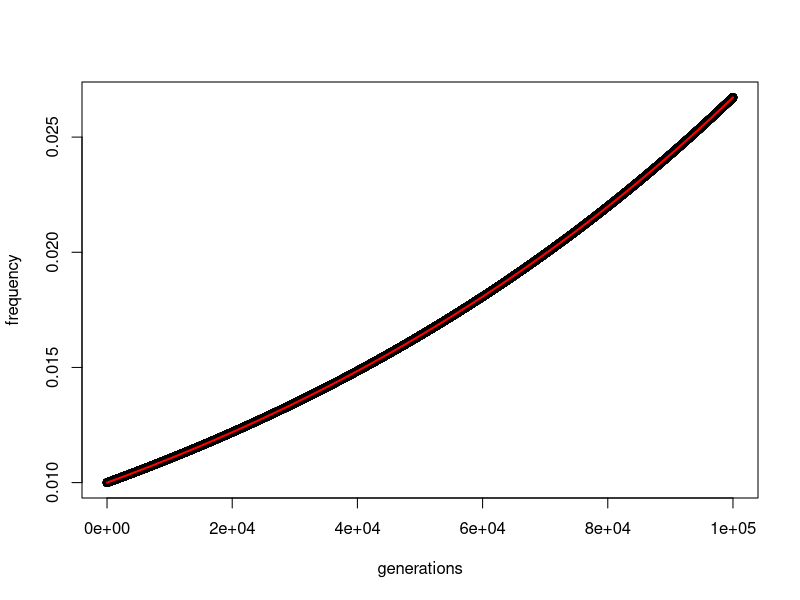
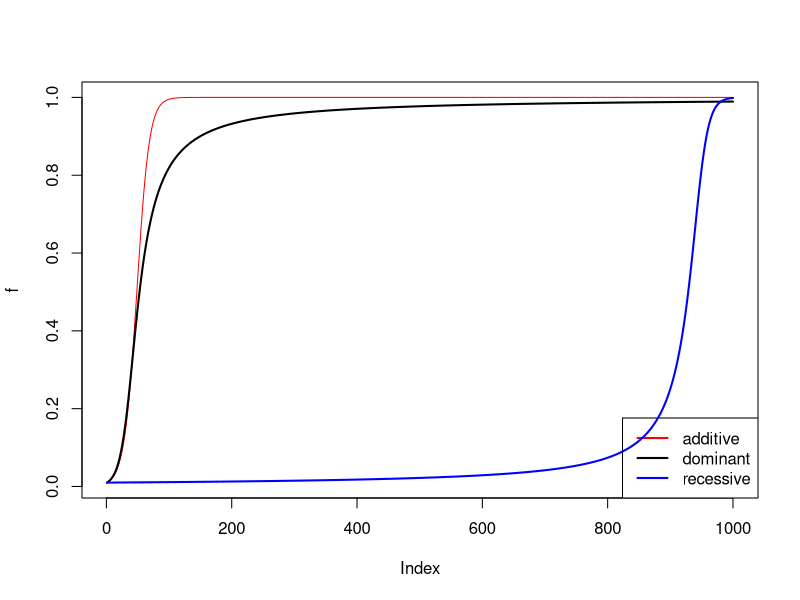
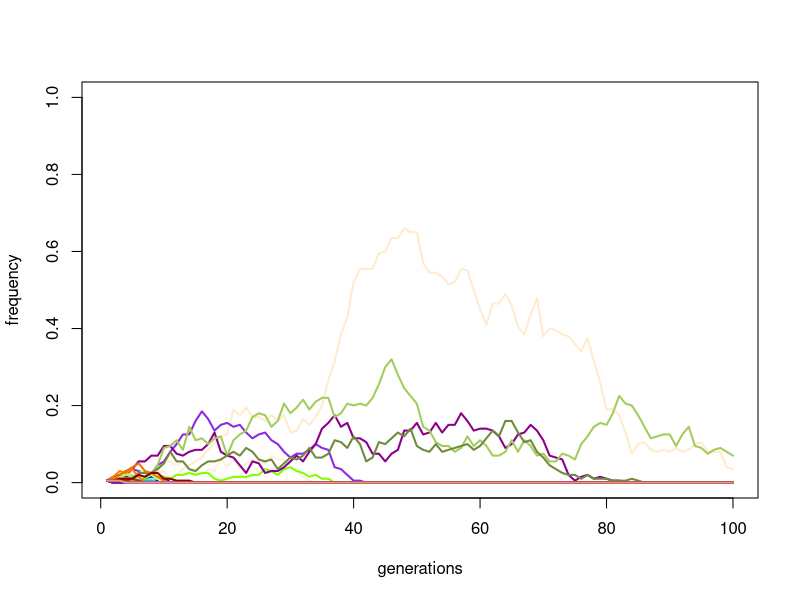
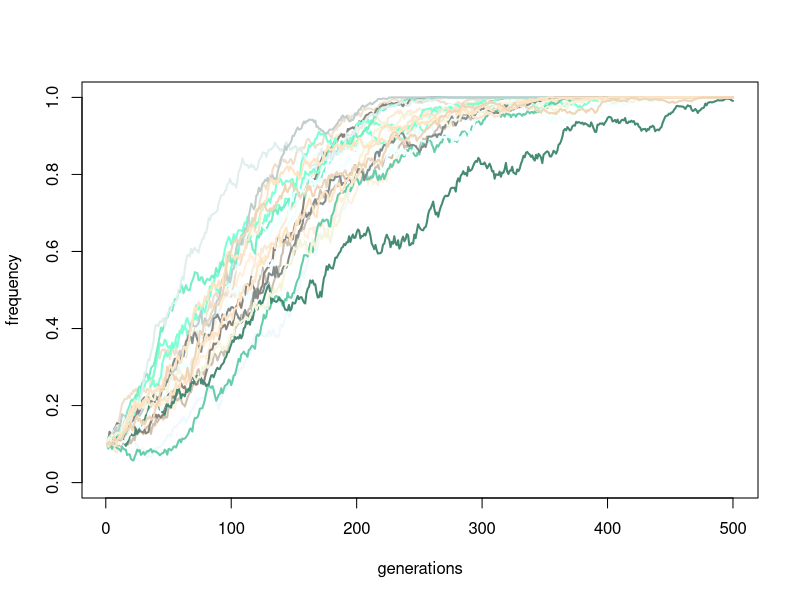

Write R code to recreate these figures, in order.
## ---- chunk 1
# changes in allele frequency
t <- 1:100000
f0 <- 0.01
s <- 0.00001
plot(f0/(f0+(1-s)^t*(1-f0)), ylab="frequency", xlab="generations")

# exponential distribution
lines(f0/(f0+exp(-s*t)*(1-f0)), type="l", col="red", lwd=2)
## ---- chunk 2
## directional selection
s <- 0.1 # selection coefficient

## additive
f <- rep(0,1000)
f[1] <- 0.01
for (t in 2:1000) f[t] <- f[t-1] + s*f[t-1]*(1-f[t-1])
plot(f, type="l", col="red")
legend("bottomright", col=c("red","black","blue"), legend=c("additive", "dominant", "recessive"), lty=1, lwd=2)

## dominant
f <- rep(0,1000)
f[1] <- 0.01
for (t in 2:1000) f[t] <- f[t-1] + s*f[t-1]*(1-f[t-1])^2 / (1 - s*(1-f[t-1]^2))
lines(f, type="l", col="black", lwd=2)

## recessive
f <- rep(0,1000)
f[1] <- 0.01
for (t in 2:1000) f[t] = f[t-1] + (s*(f[t-1])^2*(1-f[t-1])) / (1 - s*(2*f[t-1]*(1-f[t-1]) + (1-f[t-1])^2))
lines(f, type="l", col="blue", lwd=2)
## ---- chunk 3
simulateTrajectory <- function(s, N, t=500, nrepl=100, initFreq=1/(2*N)) {

        cat("2Ns =",2*N*s,"\n")

        # initialise frequencies
        fA <- matrix(NA, nrow=nrepl, ncol=t)
        # fA[,1] <- 1/(2*N)
        fA[,1] <- initFreq

        # viability
        vAA <- 1
        vAa <- 1 - s
        vaa <- 1 - (2*s)

        for (r in 1:nrepl) {

                for (i in 2:t) {

                        # selection
                        fpA <- fA[r,i-1] * (vAA*fA[r,i-1] + (vAa*(1-fA[r,i-1]))) / (vAA*fA[r,i-1]^2 + 2*vAa*fA[r,i-1]*(1-fA[r,i-1]) + vaa*(1-fA[r,i-1])^2)

                        if (fpA <= 0) { fA[r,i:t] <- 0; break} # lost
                        if (fpA >= 1) { fA[r,i:t] <- 1; break} # fixed

                        # drift
                        fA[r,i] <- rbinom (n=1, size=2*N, prob=fpA) / (2*N)

                }

        }

        u <- 0
        if ((2*N*s) > -1) u <- 1/(2*N)
        if ((2*N*s) > 1) u <- 2*s
    
        cat("Lost = ", length(which(fA[,t]==0)), "\n")
        cat("Fixed = ", length(which(fA[,t]==1)), "\t (neutral expected = ", (u*nrepl), ")\n")
    
        return(invisible(fA));

}
## ---- chunk 4
plotTrajectory <- function(fA, ylim=c(0,1), tlim=c(1,NA)) {
        cols <- colors()
        if (is.na(tlim[2])) tlim <- c(1,ncol(fA))
        plot(fA[1,],ylim=ylim,ty="l",xlim=tlim,col=cols[2],xlab="generations",ylab="frequency",lwd=2)
        for (i in 2:nrow(fA)) lines(fA[i,],type="l",col=cols[i+1],lwd=2)
}
## ---- chunk 5
plotTrajectory(simulateTrajectory(s=0.001, N=100, t=100, nrepl=100))
## ---- chunk 6
plotTrajectory(simulateTrajectory(s=0.02, N=1000, t=500, nrepl=20, initFreq=0.1))
## ---- chunk 7
# what happens if we change "s" and "N" or "initFreq" or "t"?
